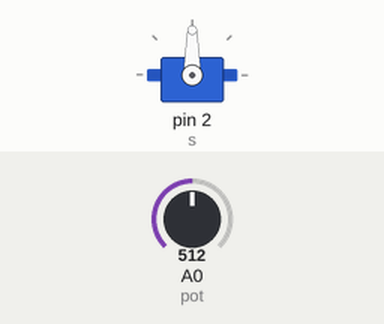
A sketch run on a simulated Arduino Uno, built with avr-gcc and run on an emulated ATmega328P. Parts: servo. Inputs (shaded band) come from the test bench; at power-on: A0 (pot) = 512.

Above: at 1.2 s.
1.3 s: A0 (pot) set to 716
At 1.8 s:
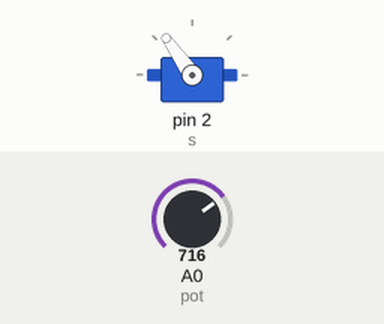
2.8 s: A0 (pot) set to 900
At 4.0 s:
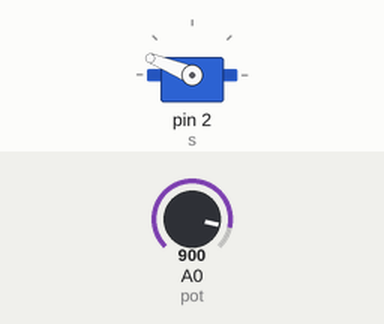
4.3 s: A0 (pot) set to 1023
At 5.3 s:
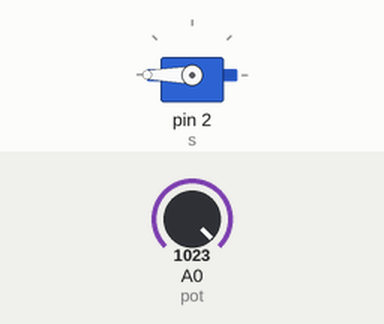
5.8 s: A0 (pot) set to 306
At 6.5 s:
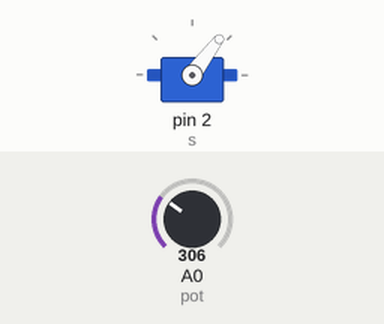
7.3 s: A0 (pot) set to 122
At 7.6 s:
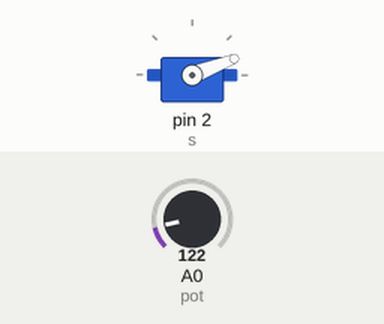
Timing chart, 0 to 9.8 s (numbered marks = the images above; inputs shaded):
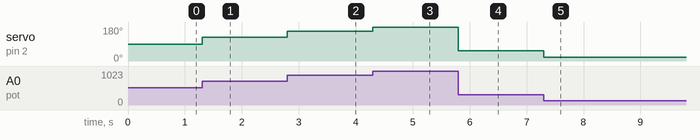

The sketch:

potentiometer_and_servo_motor_exp6.ino
```cpp
#include<Servo.h>
int pot=A0;
int x;
int value;
Servo s;
void setup() {
  // put your setup code here, to run once:
s.attach(2);
pinMode(pot,INPUT);
}

void loop() {
  // put your main code here, to run repeatedly:
x=analogRead(pot);
value=map(x,0,1023,0,180);
s.write(value);
}
```

Measured:
- after the input at 1.3 s, servo on pin 2 (s): 90° → 125° at once
- after the input at 2.8 s, servo on pin 2 (s): 125° → 158° at once
- after the input at 4.3 s, servo on pin 2 (s): 158° → 180° at once
- after the input at 5.8 s, servo on pin 2 (s): 180° → 53° at once
- after the input at 7.3 s, servo on pin 2 (s): 53° → 21° at once
